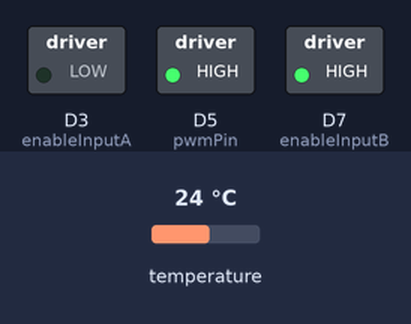
The sketch below on a simulated Arduino Zero (SAMD21). On the bench: switched loads named in the sketch (green lamp = pin HIGH). The test bench sets the inputs (shaded band); at power-on: temperature 24 °C. What the sketch prints to the serial monitor is not drawn.

Above: at 0.1 s.
Timing chart, 0 to 1.6 s (numbered marks = the images above):
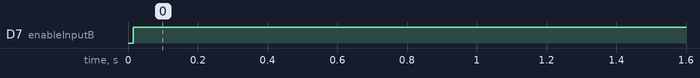

The sketch:

pwm_dc_ds18b20_open_loop.ino
```cpp
#include <OneWire.h>
#include <DallasTemperature.h>

// Define DC motor pins:
#define enableInputA 3
#define enableInputB 7
#define pwmPin 5

// Define DS18B20 signal pin:
#define oneWireBus 9

// Set up a oneWire instance to communicate with any OneWire devices
// and not just Maxim / Dallas temperature ICs:
OneWire oneWire(oneWireBus);

// Pass our oneWire reference to Dallas Temperature:
DallasTemperature sensors(&oneWire);

void setup() {

  // Set InputA, InputB, and PWM pins as OUTPUTs:
  pinMode(enableInputA, OUTPUT);
  pinMode(enableInputB, OUTPUT);
  pinMode(pwmPin, OUTPUT);

  // Set PWM freequency to 20 kHz:
  analogWriteFrequency(pwmPin, 20000);
  // Set PWM bit res to 8-bits:
  analogWriteResolution(8);
  // Set PWM duty cycle here between 0 and 255 (2**8):
  analogWrite(pwmPin, 255);

  Serial.begin(115200);

  // Start up the library:
  sensors.begin();

}

void loop() {

  // Set polarity across the Peltier leads:
  digitalWrite(enableInputA, LOW);
  digitalWrite(enableInputB, HIGH);

  // This fxn issues a global temperature request to ALL devices
  // on the bus:
  sensors.requestTemperatures();

  // Get the temp from the first (0th) IC on the bus:
  Serial.print(sensors.getTempCByIndex(0));

  // Delete if not debugging:
  delay(1000);

}
```

Measured:
- by itself, D7 (enableInputB): LOW → HIGH at 0.02 s
